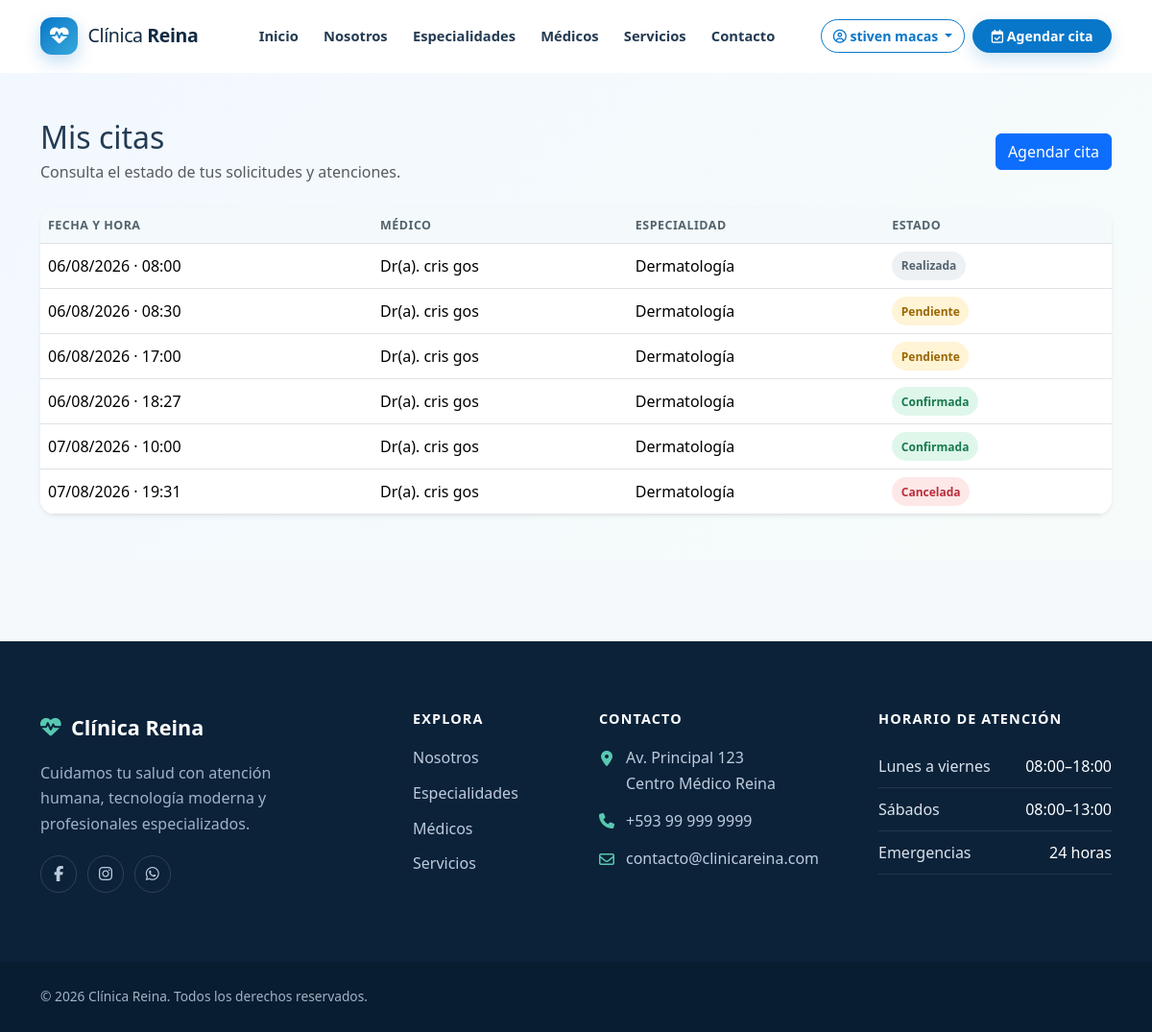
Screenshot of /citas/mis-citas/ (signed in) with the database file from the repository.
### apps/citas/models.py (models this page shows, shortened)
class Cita(models.Model):
    PENDIENTE = "PENDIENTE"
    CONFIRMADA = "CONFIRMADA"
    CANCELADA = "CANCELADA"
    ATENDIDA = "ATENDIDA"
    REAGENDADA = "REAGENDADA"
    ESTADOS = [
        (PENDIENTE, "Pendiente"),
        (CONFIRMADA, "Confirmada"),
        (REAGENDADA, "Reagendada"),
        (ATENDIDA, "Realizada"),
        (CANCELADA, "Cancelada"),
    ]
    paciente = models.ForeignKey(settings.AUTH_USER_MODEL, on_delete=models.PROTECT, related_name="citas")
    medico = models.ForeignKey("medicos.Medico", on_delete=models.PROTECT, related_name="citas")
    especialidad = models.ForeignKey("especialidades.Especialidad", on_delete=models.PROTECT, related_name="citas")
    fecha = models.DateField()
    hora = models.TimeField()
    motivo = models.TextField(max_length=500)
    estado = models.CharField(max_length=12, choices=ESTADOS, default=PENDIENTE)
    creado_en = models.DateTimeField(auto_now_add=True)
    recordatorio_whatsapp_enviado = models.BooleanField(default=False)
    fecha_recordatorio_whatsapp = models.DateTimeField(null=True, blank=True)
    whatsapp_message_id = models.CharField(max_length=255, blank=True)
    estado_recordatorio_whatsapp = models.CharField(max_length=30, blank=True)
    error_recordatorio_whatsapp = models.TextField(blank=True)
    class Meta:
        ordering = ("fecha", "hora")
        constraints = [
            models.UniqueConstraint(
                fields=("medico", "fecha", "hora"),
                condition=~models.Q(estado="CANCELADA"),
                name="cita_medico_fecha_hora_activa_unica",
            )
        ]

### apps/medicos/models.py (models this page shows)
class Medico(models.Model):
    usuario = models.OneToOneField(
        settings.AUTH_USER_MODEL,
        on_delete=models.SET_NULL,
        null=True,
        blank=True,
        related_name="medico",
    )
    especialidad = models.ForeignKey(
        "especialidades.Especialidad", on_delete=models.PROTECT, related_name="medicos"
    )
    nombres = models.CharField(max_length=100)
    apellidos = models.CharField(max_length=100)
    registro_profesional = models.CharField(max_length=50, unique=True)
    foto = models.ImageField(upload_to="medicos/", blank=True, null=True)
    biografia = models.TextField(blank=True)
    consultorio = models.CharField(max_length=100, blank=True)
    duracion_consulta = models.PositiveSmallIntegerField(default=30, help_text="Minutos")
    activo = models.BooleanField(default=True)
    destacado = models.BooleanField(default=False)
    creado_en = models.DateTimeField(auto_now_add=True)
    class Meta:
        ordering = ("nombres", "apellidos")
        verbose_name = "Médico"
        verbose_name_plural = "Médicos"
    def __str__(self):
        return f"Dr(a). {self.nombres} {self.apellidos}"

### apps/especialidades/models.py (models this page shows, shortened)
class Especialidad(models.Model):
    nombre = models.CharField(
        max_length=100,
        unique=True,
        verbose_name="Nombre"
    )
    descripcion = models.TextField(
        verbose_name="Descripción",
        blank=True
    )
    imagen = models.ImageField(
        upload_to="especialidades/",
        blank=True,
        null=True,
        verbose_name="Imagen"
    )
    activo = models.BooleanField(
        default=True,
        verbose_name="Activo"
    )
    fecha_creacion = models.DateTimeField(
        auto_now_add=True
    )
    class Meta:
        verbose_name = "Especialidad"
        verbose_name_plural = "Especialidades"
        ordering = [
            "nombre"
        ]

### apps/citas/views.py (the view)
# urls.py: path("mis-citas/", views.mis_citas, name="mis_citas"),
@solo_paciente
def mis_citas(request):
    citas = Cita.objects.filter(paciente=request.user).select_related("medico", "especialidad")
    return render(request, "citas/mis_citas.html", {"citas": citas})

### apps/usuarios/models.py (called while the page is built)
    @property
    def es_administrador(self):
        return self.rol == self.Rol.ADMIN or self.usuario.is_superuser

### templates/citas/mis_citas.html (shortened to what this page needs)
{% extends "base.html" %}
{% load static %}
{% block css %}<link rel="stylesheet" href="{% static 'css/usuarios.css' %}">{% endblock %}
{% block content %}<section class="portal-section py-5"><div class="container"><div class="d-flex justify-content-between align-items-center mb-4"><div><h1 class="h2 mb-1">Mis citas</h1><p class="text-muted mb-0">Consulta el estado de tus solicitudes y atenciones.</p></div><a class="btn btn-primary" href="{% url 'citas:agendar' %}">Agendar cita</a></div><div class="card border-0 shadow-sm dashboard-card"><div class="card-body p-0"><div class="table-responsive"><table class="table align-middle mb-0"><thead><tr><th>Fecha y hora</th><th>Médico</th><th>Especialidad</th><th>Estado</th></tr></thead><tbody>{% for cita in citas %}<tr><td>{{ cita.fecha|date:'d/m/Y' }} · {{ cita.hora|time:'H:i' }}</td><td>{{ cita.medico }}</td><td>{{ cita.especialidad.nombre }}</td><td><span class="status-badge status-{{ cita.estado|lower }}">{{ cita.get_estado_display }}</span></td></tr>{% empty %}<tr><td colspan="4" class="text-center text-muted py-5">No tienes citas registradas todavía.</td></tr>{% endfor %}</tbody></table></div></div></div></div></section>{% endblock %}

### templates/componentes/navbar.html (shortened to what this page needs)
{% load socialaccount %}
<nav class="clinic-navbar navbar navbar-expand-xl sticky-top" aria-label="Navegación principal" data-navbar>
  <div class="container">
    <a class="clinic-navbar__brand navbar-brand" href="{% url 'pagina:inicio' %}" aria-label="Clínica Reina, inicio">
      <span class="clinic-navbar__logo" aria-hidden="true"><i class="fa-solid fa-heart-pulse"></i></span>
      <span>Clínica <strong>Reina</strong></span>
    </a>
    <div class="collapse navbar-collapse" id="menuNavbar">
      <ul class="navbar-nav mx-xl-auto">
        <li class="nav-item"><a class="nav-link" href="{% url 'pagina:inicio' %}">Inicio</a></li>
        <li class="nav-item"><a class="nav-link" href="{% url 'pagina:nosotros' %}">Nosotros</a></li>
        <li class="nav-item"><a class="nav-link" href="{% url 'pagina:especialidades' %}">Especialidades</a></li>
        <li class="nav-item"><a class="nav-link" href="{% url 'pagina:medicos' %}">Médicos</a></li>
        <li class="nav-item"><a class="nav-link" href="{% url 'pagina:servicios' %}">Servicios</a></li>
        <li class="nav-item"><a class="nav-link" href="{% url 'pagina:contacto' %}">Contacto</a></li>
      </ul>
      <div class="clinic-navbar__actions d-flex flex-column flex-xl-row align-items-xl-center gap-2">
        {% if user.is_authenticated %}
          <div class="dropdown">
            <button class="btn clinic-user-menu dropdown-toggle" type="button" data-bs-toggle="dropdown" aria-expanded="false">
              <i class="fa-regular fa-circle-user" aria-hidden="true"></i>
              <span>{{ user.get_full_name|default:user.username }}</span>
            </button>
          </div>
        {% endif %}
        <a href="{% url 'citas:agendar' %}" class="btn clinic-appointment-btn"><i class="fa-regular fa-calendar-check" aria-hidden="true"></i> Agendar cita</a>
      </div>
    </div>
  </div>
</nav>

### static/css/variables.css (style rules this page uses)
:root { --color-primary: #0877c9; --color-primary-dark: #075a98; --color-primary-soft: #e9f5fd; --color-secondary: #64748b; --color-success: #1f9d7a; --color-success-soft: #e7f7f1; --color-danger: #dc3545; --color-dark: #102a43; --color-background: #f6f9fc; --color-surface: #ffffff; --color-text: #243b53; --color-muted: #627d98; --color-border: #d9e2ec; --font-family: "Segoe UI", Roboto, "Helvetica Neue", Arial, sans-serif; --radius-sm: .5rem; --radius-md: 1rem; --radius-lg: 1.5rem; --radius-pill: 999px; --shadow-sm: 0 4px 14px rgb(16 42 67 / 7%); --shadow-md: 0 14px 36px rgb(16 42 67 / 12%); --shadow-lg: 0 24px 60px rgb(16 42 67 / 16%); --space-xs: .5rem; --space-sm: .75rem; --space-md: 1rem; --space-lg: 1.5rem; --space-xl: 2.5rem; --transition-fast: 180ms ease; --transition-normal: 320ms ease; --navbar-height: 76px; }

### static/css/base.css (style rules this page uses)
html { scroll-behavior: smooth; scroll-padding-top: calc(var(--navbar-height) + 1rem); }
body { min-height: 100vh; display: flex; flex-direction: column; margin: 0; overflow-x: hidden; color: var(--color-text); background: var(--color-background); font-family: var(--font-family); line-height: 1.65; text-rendering: optimizeLegibility; }
h1, h2, h3, h4, h5, h6 { color: var(--color-dark); font-weight: 700; line-height: 1.2; text-wrap: balance; }
p { text-wrap: pretty; }
a { color: var(--color-primary); text-decoration: none; transition: color var(--transition-fast); }
section { position: relative; }

### static/css/navbar.css (style rules this page uses)
.clinic-navbar { min-height: var(--navbar-height); padding-block: .75rem; background: rgb(255 255 255 / 96%); border-bottom: 1px solid transparent; backdrop-filter: blur(14px); transition: min-height var(--transition-normal), box-shadow var(--transition-normal), border-color var(--transition-normal); }
.clinic-navbar__brand { display: inline-flex; align-items: center; gap: .65rem; color: var(--color-dark); font-size: 1.22rem; letter-spacing: -.02em; }
.clinic-navbar__logo { display: inline-grid; width: 2.45rem; height: 2.45rem; place-items: center; color: #fff; background: linear-gradient(135deg, var(--color-primary), #39a9db); border-radius: .75rem; box-shadow: 0 7px 18px rgb(8 119 201 / 24%); }
.clinic-navbar .nav-link { position: relative; margin-inline: .1rem; padding: .65rem .72rem !important; color: var(--color-text); font-size: .92rem; font-weight: 600; }
.clinic-navbar .nav-link::after { position: absolute; right: .7rem; bottom: .35rem; left: .7rem; height: 2px; content: ""; background: var(--color-primary); transform: scaleX(0); transition: transform var(--transition-fast); }
.clinic-navbar__actions .btn { white-space: nowrap; border-radius: var(--radius-pill); font-size: .88rem; font-weight: 700; }
.clinic-login-btn, .clinic-user-menu { color: var(--color-primary); background: transparent; border-color: var(--color-primary); }
.clinic-appointment-btn { padding-inline: 1.15rem; color: #fff; background: var(--color-primary); border-color: var(--color-primary); box-shadow: 0 7px 18px rgb(8 119 201 / 20%); }

### static/css/usuarios.css (style rules this page uses)
.auth-section, .portal-section { background: linear-gradient(135deg, #f2f8ff 0%, #f7fcfa 100%); min-height: 62vh; }
.dashboard-card, .doctor-card-panel { border-radius: 1rem; overflow: hidden; }
.status-badge { display: inline-block; padding: .32rem .6rem; border-radius: 2rem; font-size: .75rem; font-weight: 700; background: #edf1f4; color: #55636f; }
.status-pendiente { background: #fff4d6; color: #9a6700; }
.status-confirmada { background: #dff7eb; color: #18794e; }
.status-cancelada { background: #fde8e7; color: #bb2d3b; }
.table thead th { background: #f4f9fb; color: #52636c; font-size: .78rem; text-transform: uppercase; letter-spacing: .04em; }

### rows the page displays
Cita: fecha "06/08/2026", hora "08:00", medico "Dr(a). cris gos", especialidad.nombre "Dermatología", estado "Realizada"
Cita: fecha "06/08/2026", hora "08:30", medico "Dr(a). cris gos", especialidad.nombre "Dermatología", estado "Pendiente"
Cita: fecha "06/08/2026", hora "17:00", medico "Dr(a). cris gos", especialidad.nombre "Dermatología", estado "Pendiente"
Cita: fecha "06/08/2026", hora "18:27", medico "Dr(a). cris gos", especialidad.nombre "Dermatología", estado "Confirmada"
Cita: fecha "07/08/2026", hora "10:00", medico "Dr(a). cris gos", especialidad.nombre "Dermatología", estado "Confirmada"
Cita: fecha "07/08/2026", hora "19:31", medico "Dr(a). cris gos", especialidad.nombre "Dermatología", estado "Cancelada"

### other values shown
{{ user.get_full_name|default:user.username }} "stiven macas"
